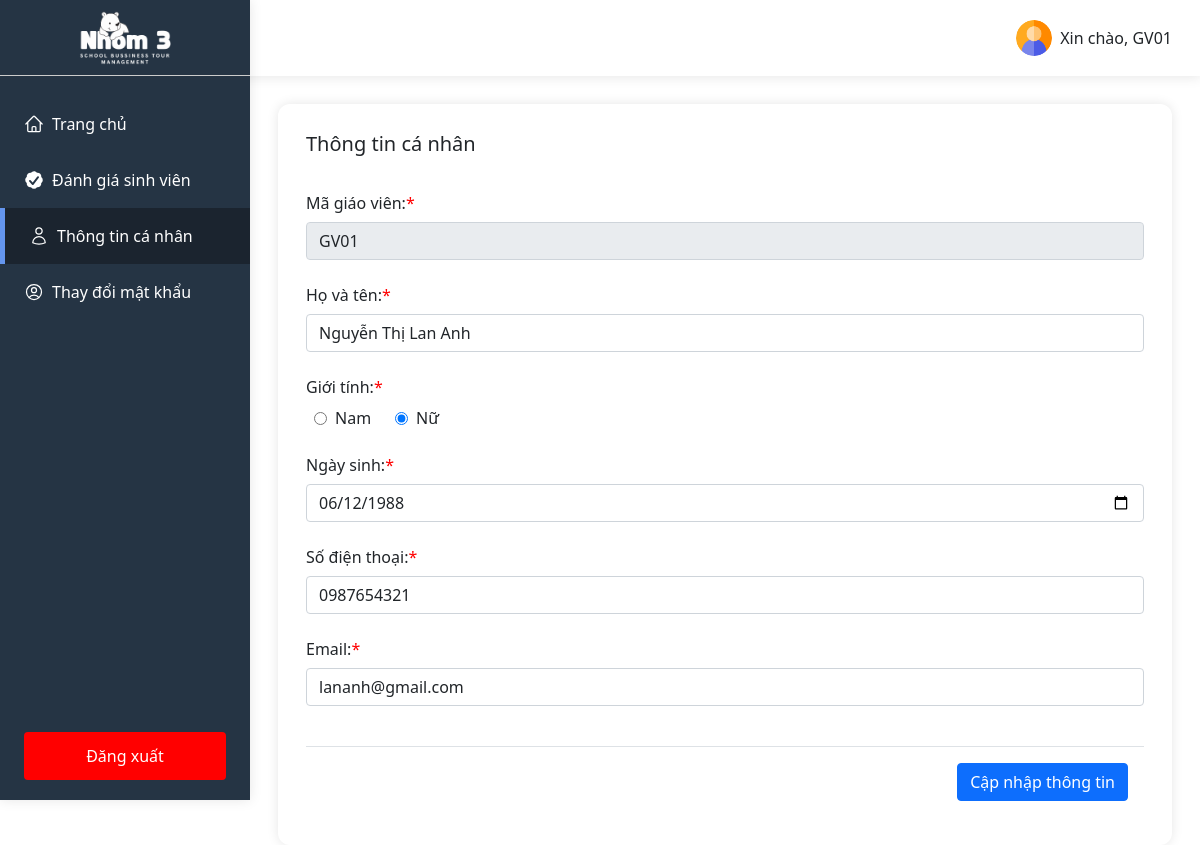
The app's page /index.php?controller=TeacherChangeInforController (signed in) with its own data.
### tables this page shows
CREATE TABLE teacher (
  teacherID int(11) NOT NULL,
  code varchar(100) NOT NULL,
  fullName varchar(100) NOT NULL,
  gender varchar(100) NOT NULL,
  birthDate varchar(100) NOT NULL,
  address varchar(100) NOT NULL,
  phoneNumber varchar(100) NOT NULL,
  email varchar(100) NOT NULL,
  accountID int(11) DEFAULT NULL
);

### views/pages/teacherChangeInfor.php (the view, shortened to what this page needs)
<!DOCTYPE html>
<html lang="en">
<head>
</head>
<body>
    <div class='user-infor flex-sb'>
        <div class="user-infor-left">
            <?php
            include __DIR__ . '/../components/sidebarTeacher.php';
            ?>
        </div>
        <div class="user-infor-right flex-grow-1">
            <?php
            include __DIR__ . '/../components/header.php';
            ?>
            <div class="container-body">
                <div class="form" id="checkPassword">
                    <h2 class="h2">Thông tin cá nhân</h2>
                    <form method="POST">
                        <div class="mb-3">
                            <label for="code" class="col-form-label">Mã giáo viên:<span class="span">*</span></label>
                            <input disabled type="text" class="form-control" name="code" value="<?php echo $code; ?>">
                        </div>
                        <div class="mb-3">
                            <label for="fullName" class="col-form-label">Họ và tên:<span class="span">*</span></label>
                            <input required type="text" class="form-control" name="fullName" value="<?php echo $fullName; ?>">
                        </div>
                        <div class="mb-3">
                            <label for="gender" class="col-form-label">Giới tính:<span class="span">*</span></label> <br>
                            <div class="gender">
                                <div>
                                    <input required type="radio" id="gender_male" name="gender" value="Nam" <?php echo ($gender == 'Nam') ? 'checked' : ''; ?>>
                                    <label for="gender_male">Nam</label>
                                </div>
                                <div>
                                    <input required type="radio" id="gender_female" name="gender" value="Nữ" <?php echo ($gender == 'Nữ') ? 'checked' : ''; ?>>
                                    <label for="gender_female">Nữ</label>
                                </div>
                            </div>
                        </div>
                        <div class="mb-3">
                            <label for="birthDate" class="col-form-label">Ngày sinh:<span class="span">*</span></label>
                            <input required type="date" class="form-control" name="birthDate" value="<?php echo $formattedDate; ?>">
                        </div>
                        <div class="mb-3">
                            <label for="phoneNumber" class="col-form-label">Số điện thoại:<span class="span">*</span></label>
                            <input required type="text" class="form-control" name="phoneNumber" value="<?php echo $phoneNumber; ?>">
                        </div>
                        <div class="mb-3">
                            <label for="email" class="col-form-label">Email:<span class="span">*</span></label>
                            <input required type="text" class="form-control" name="email" value="<?php echo $email; ?>">
                        </div>
                        <br>
                        <div class="modal-footer">
                            <button type="submit" class="btn btn-primary" name="changeInfor">Cập nhập thông tin</button>
                        </div>
                    </form>
                </div>
            </div>
        </div>
    </div>
</body>
</html>

### public/css/base.css (style rules this page uses)
* { margin: 0; padding: 0; box-sizing: border-box; }
body { overflow-x: hidden; scroll-behavior: smooth; font-family: system-ui, -apple-system, BlinkMacSystemFont, 'Segoe UI', Roboto, Oxygen, Ubuntu, Cantarell, 'Open Sans', 'Helvetica Neue', sans-serif; }
.flex-sb { display: flex; justify-content: space-between; }
.flex-grow-1 { flex-grow: 1 !important; }

### public/css/admin.css (style rules this page uses)
* { margin: 0; bottom: 0; box-sizing: border-box; }

### views/pages/teacherChangeInfor.php (style rules this page uses)
.user-infor .container-body { padding: 28px 28px; }
.h2 { margin-bottom: 28px; font-size: 20px; }
.span { color: red; }
.form { padding: 28px; box-shadow: 0 0 12px rgba(0 0 0/10%); border-radius: 12px; }
.btn-primary { margin-left: 12px; }
.gender { display: flex; justify-content: start; }
.gender>div { display: flex; align-items: center; }
.gender>div>input { margin: 0 8px; }
.gender>div:nth-child(2) { margin: 0 16px; }

### records on screen
teacher: code "GV01", fullName "Nguyễn Thị Lan Anh", gender "☐ Nam", gender "☑ Nữ", birthDate "06/12/1988", phoneNumber "0987654321", email "lananh@gmail.com"

### other values on screen
$username "GV01"
